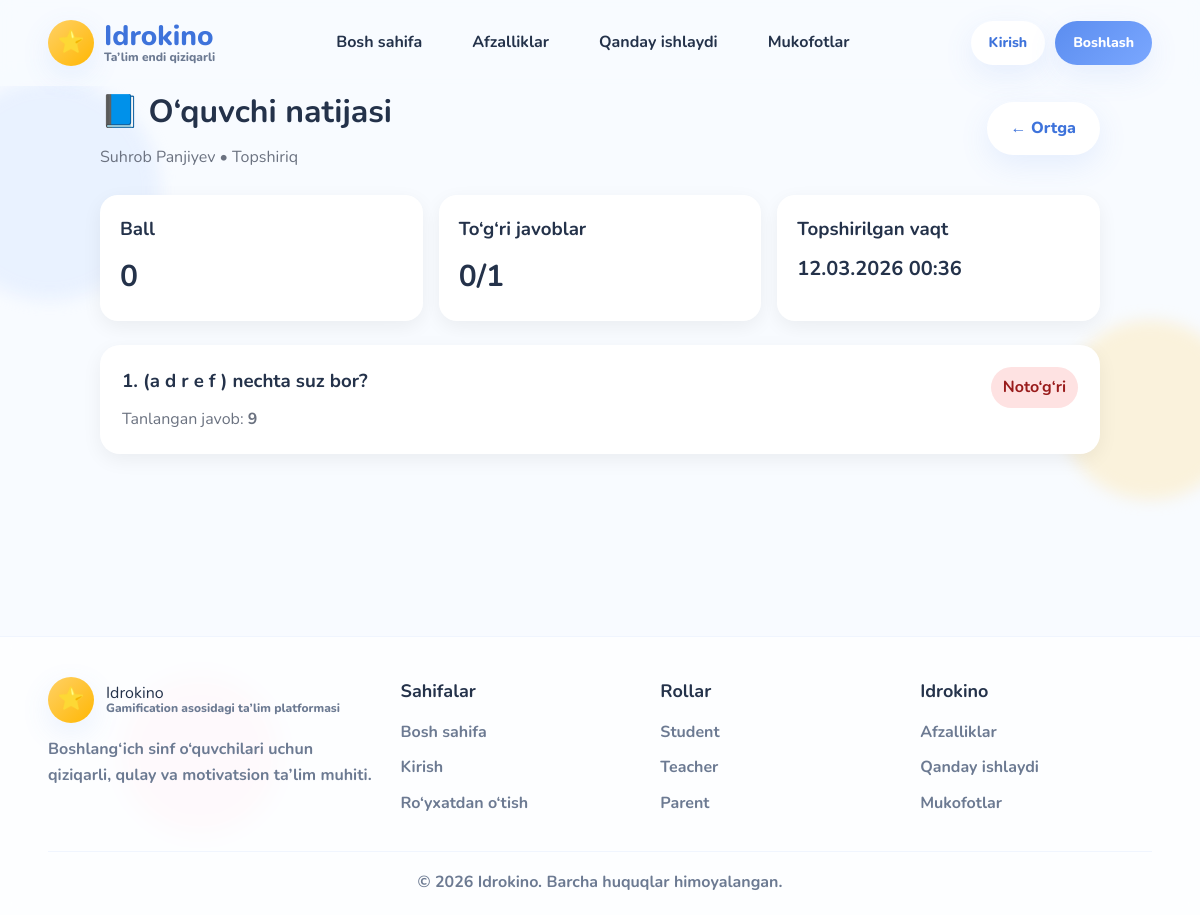
The page /teacher/submissions/11/ (signed in) on the database its author committed.
### academics/models.py (models this page shows, shortened)
class Submission(models.Model):
    student = models.ForeignKey(
        StudentProfile,
        on_delete=models.CASCADE,
        related_name='submissions'
    )
    assignment = models.ForeignKey(
        Assignment,
        on_delete=models.CASCADE,
        related_name='submissions'
    )
    score = models.IntegerField(default=0)
    is_completed = models.BooleanField(default=False)
    completed_at = models.DateTimeField(null=True, blank=True)

class StudentProfile(models.Model):
    user = models.OneToOneField(
        User,
        on_delete=models.CASCADE,
        limit_choices_to={'role': 'student'},
        related_name='student_profile'
    )
    class_group = models.ForeignKey(
        ClassGroup,
        on_delete=models.SET_NULL,
        null=True,
        blank=True,
        related_name='students'
    )
    parent = models.ForeignKey(
        User,
        on_delete=models.SET_NULL,
        null=True,
        blank=True,
        limit_choices_to={'role': 'parent'},
        related_name='children'
    )
    stars = models.IntegerField(default=0)
    total_points = models.IntegerField(default=0)

class Assignment(models.Model):
    subject = models.ForeignKey(
        Subject,
        on_delete=models.CASCADE,
        related_name="assignments"
    )
    title = models.CharField(max_length=200)
    description = models.TextField(blank=True)
    points = models.IntegerField(default=10)
    created_at = models.DateTimeField(auto_now_add=True)
    is_active = models.BooleanField(default=True)

class StudentAnswer(models.Model):
    submission = models.ForeignKey(
        Submission,
        on_delete=models.CASCADE,
        related_name='answers'
    )
    question = models.ForeignKey(
        Question,
        on_delete=models.CASCADE,
        related_name='student_answers'
    )
    selected_choice = models.ForeignKey(
        Choice,
        on_delete=models.SET_NULL,
        null=True,
        blank=True,
        related_name='selected_in_answers'
    )
    is_correct = models.BooleanField(default=False)

class Question(models.Model):
    assignment = models.ForeignKey(
        Assignment,
        on_delete=models.CASCADE,
        related_name="questions"
    )
    text = models.CharField(max_length=500)
    image = models.ImageField(upload_to="questions/", blank=True, null=True)
    order = models.IntegerField(default=0)

class Choice(models.Model):
    question = models.ForeignKey(
        Question,
        on_delete=models.CASCADE,
        related_name="choices"
    )
    text = models.CharField(max_length=200)
    is_correct = models.BooleanField(default=False)

### accounts/models.py (models this page shows, shortened)
class User(AbstractUser):
    ROLE_CHOICES = (
        ('student', 'Student'),
        ('teacher', 'Teacher'),
        ('parent', 'Parent'),
    )
    role = models.CharField(
        max_length=20,
        choices=ROLE_CHOICES
    )
    created_at = models.DateTimeField(auto_now_add=True)

### teachers/views.py (the view)
    def wrapper(request, *args, **kwargs):
        if not request.user.is_authenticated:
            return redirect("login")
        if request.user.role != "teacher":
            return HttpResponseForbidden("Bu sahifa faqat o‘qituvchilar uchun.")
        return view_func(request, *args, **kwargs)

### teachers/views.py (called while the page is built)
def teacher_required(view_func):
    def wrapper(request, *args, **kwargs):
        if not request.user.is_authenticated:
            return redirect("login")
        if request.user.role != "teacher":
            return HttpResponseForbidden("Bu sahifa faqat o‘qituvchilar uchun.")
        return view_func(request, *args, **kwargs)
    return wrapper

@login_required
@teacher_required
def submission_detail(request, submission_id):
    submission = get_object_or_404(
        Submission.objects.select_related(
            "student__user",
            "assignment",
            "assignment__subject",
        ).prefetch_related(
            "answers__question",
            "answers__selected_choice",
        ),
        id=submission_id,
        assignment__subject__teacher=request.user
    )
    answers = submission.answers.all().order_by("question__order", "id")
    total_questions = answers.count()
    correct_answers = answers.filter(is_correct=True).count()
    context = {
        "submission": submission,
        "answers": answers,
        "total_questions": total_questions,
        "correct_answers": correct_answers,
    }
    return render(request, "teachers/submission_detail.html", context)

### templates/teachers/submission_detail.html (shortened to what this page needs)
{% extends 'base/base.html' %}
{% block content %}
<div style="max-width: 1000px; margin: 0 auto;">
    <div style="display:flex; justify-content:space-between; align-items:center; gap:16px; flex-wrap:wrap; margin-bottom:24px;">
        <div>
            <h1 style="margin:0 0 8px 0;">📘 O‘quvchi natijasi</h1>
            <p style="margin:0; color:#6b7280;">
                {{ submission.student.user.get_full_name|default:submission.student.user.username }}
                • {{ submission.assignment.title }}
            </p>
        </div>
        <a href="{% url 'assignment_submissions' submission.assignment.id %}" class="btn btn-secondary">← Ortga</a>
    </div>
    <div style="display:grid; grid-template-columns:repeat(auto-fit, minmax(220px, 1fr)); gap:16px; margin-bottom:24px;">
        <div style="background:white; padding:20px; border-radius:18px; box-shadow:0 6px 20px rgba(0,0,0,0.06);">
            <h3 style="margin:0 0 8px 0;">Ball</h3>
            <strong style="font-size:30px;">{{ submission.score }}</strong>
        </div>
        <div style="background:white; padding:20px; border-radius:18px; box-shadow:0 6px 20px rgba(0,0,0,0.06);">
            <h3 style="margin:0 0 8px 0;">To‘g‘ri javoblar</h3>
            <strong style="font-size:30px;">{{ correct_answers }}/{{ total_questions }}</strong>
        </div>
        <div style="background:white; padding:20px; border-radius:18px; box-shadow:0 6px 20px rgba(0,0,0,0.06);">
            <h3 style="margin:0 0 8px 0;">Topshirilgan vaqt</h3>
            <strong style="font-size:20px;">{{ submission.completed_at|date:"d.m.Y H:i" }}</strong>
        </div>
    </div>
    <div style="display:grid; gap:16px;">
        {% for answer in answers %}
        <div style="background:white; border-radius:20px; padding:22px; box-shadow:0 6px 20px rgba(0,0,0,0.06);">
            <div style="display:flex; justify-content:space-between; align-items:flex-start; gap:16px; flex-wrap:wrap;">
                <div>
                    <h3 style="margin:0 0 10px 0;">
                        {{ forloop.counter }}. {{ answer.question.text }}
                    </h3>
                    <p style="margin:0; color:#6b7280;">
                        Tanlangan javob:
                        <strong>{{ answer.selected_choice.text }}</strong>
                    </p>
                </div>
                {% if answer.is_correct %}
                    <span style="background:#dcfce7; color:#166534; padding:8px 12px; border-radius:999px; font-weight:700;">
                        To‘g‘ri
                    </span>
                {% else %}
                    <span style="background:#fee2e2; color:#991b1b; padding:8px 12px; border-radius:999px; font-weight:700;">
                        Noto‘g‘ri
                    </span>
                {% endif %}
            </div>
        </div>
        {% empty %}
        <div style="background:white; border-radius:20px; padding:28px; box-shadow:0 6px 20px rgba(0,0,0,0.06); text-align:center;">
            <h3>Javoblar topilmadi</h3>
            <p style="color:#6b7280;">Bu submission uchun javoblar mavjud emas.</p>
        </div>
        {% endfor %}
    </div>
</div>
{% endblock %}

### static/css/global.css (style rules this page uses)
:root { --primary: #5B8DEF; --primary-dark: #3E73DB; --secondary: #FFD166; --pink: #FF8FB1; --green: #7BD88F; --purple: #B799FF; --bg: #F8FBFF; --card: #FFFFFF; --text: #24324A; --muted: #6C7A92; --shadow: 0 10px 30px rgba(91, 141, 239, 0.12); --radius-xl: 28px; --radius-lg: 20px; --radius-md: 14px; }
* { margin: 0; padding: 0; box-sizing: border-box; }
body { font-family: 'Nunito', sans-serif; background: var(--bg); color: var(--text); line-height: 1.6; position: relative; overflow-x: hidden; }
a { text-decoration: none; color: inherit; }
.btn { display: inline-block; padding: 14px 24px; border-radius: 999px; font-weight: 800; transition: 0.25s ease; border: none; cursor: pointer; }
.btn-secondary { background: white; color: var(--primary-dark); box-shadow: var(--shadow); }
html { scroll-behavior: smooth; }
.btn { position: relative; overflow: hidden; }
.btn::after { content: ""; position: absolute; top: 0; left: 0; width: 40%; height: 100%; background: linear-gradient( 90deg, rgba(255,255,255,0) 0%, rgba(255,255,255,0.28) 50%, rgba(255,255,255,0) 100% ); transform: translateX(-140%); }

### rows shown on the page
Submission: student.user.get_full_name "Suhrob Panjiyev", assignment "Topshiriq", score "0", completed_at "12.03.2026 00:36"
StudentAnswer: question.text "(a d r e f ) nechta suz bor?", selected_choice.text "9", is_correct "Noto‘g‘ri"

### other values the page prints
{{ correct_answers }} "0"
{{ total_questions }} "1"
